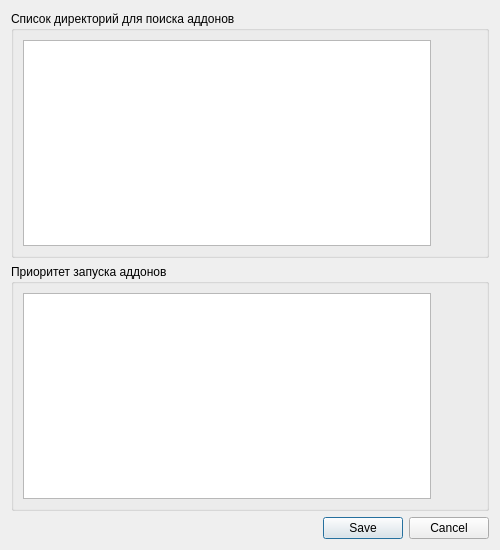
<?xml version="1.0" encoding="UTF-8"?>
<ui version="4.0">
 <class>addonsSettings</class>
 <widget class="QDialog" name="addonsSettings">
  <property name="geometry">
   <rect>
    <x>0</x>
    <y>0</y>
    <width>500</width>
    <height>550</height>
   </rect>
  </property>
  <property name="minimumSize">
   <size>
    <width>500</width>
    <height>550</height>
   </size>
  </property>
  <property name="windowTitle">
   <string>Настройки аддонов</string>
  </property>
  <layout class="QGridLayout" name="gridLayout">
   <item row="0" column="0">
    <widget class="QGroupBox" name="addonSearchDirectoriesBox">
     <property name="title">
      <string>Список директорий для поиска аддонов</string>
     </property>
     <layout class="QGridLayout" name="gridLayout_50">
      <item row="0" column="1">
       <layout class="QVBoxLayout" name="verticalLayout_43">
        <item>
         <widget class="QPushButton" name="addonSearchDirectories_add">
          <property name="icon">
           <iconset resource="pictures.qrc">
            <normaloff>:/myresources/IMG/file96.png</normaloff>:/myresources/IMG/file96.png</iconset>
          </property>
          <property name="iconSize">
           <size>
            <width>30</width>
            <height>30</height>
           </size>
          </property>
          <property name="autoDefault">
           <bool>false</bool>
          </property>
          <property name="default">
           <bool>false</bool>
          </property>
          <property name="flat">
           <bool>true</bool>
          </property>
         </widget>
        </item>
        <item>
         <widget class="QPushButton" name="addonSearchDirectories_del">
          <property name="icon">
           <iconset resource="pictures.qrc">
            <normaloff>:/myresources/IMG/delete82.png</normaloff>:/myresources/IMG/delete82.png</iconset>
          </property>
          <property name="iconSize">
           <size>
            <width>30</width>
            <height>30</height>
           </size>
          </property>
          <property name="flat">
           <bool>true</bool>
          </property>
         </widget>
        </item>
        <item>
         <spacer name="verticalSpacer_16">
          <property name="orientation">
           <enum>Qt::Vertical</enum>
          </property>
          <property name="sizeHint" stdset="0">
           <size>
            <width>20</width>
            <height>40</height>
           </size>
          </property>
         </spacer>
        </item>
       </layout>
      </item>
      <item row="0" column="0">
       <widget class="QListWidget" name="addonSearchDirectories"/>
      </item>
     </layout>
    </widget>
   </item>
   <item row="1" column="0">
    <widget class="QGroupBox" name="addonsPrioritiesBox">
     <property name="title">
      <string>Приоритет запуска аддонов</string>
     </property>
     <layout class="QGridLayout" name="gridLayout_51">
      <item row="0" column="0">
       <widget class="QListWidget" name="addonsPriorities"/>
      </item>
      <item row="0" column="1">
       <layout class="QVBoxLayout" name="verticalLayout_44">
        <item>
         <widget class="QPushButton" name="addonsPriorities_up">
          <property name="icon">
           <iconset resource="pictures.qrc">
            <normaloff>:/myresources/IMG/up177.png</normaloff>:/myresources/IMG/up177.png</iconset>
          </property>
          <property name="iconSize">
           <size>
            <width>30</width>
            <height>30</height>
           </size>
          </property>
          <property name="flat">
           <bool>true</bool>
          </property>
         </widget>
        </item>
        <item>
         <widget class="QPushButton" name="addonsPriorities_down">
          <property name="icon">
           <iconset resource="pictures.qrc">
            <normaloff>:/myresources/IMG/down177.png</normaloff>:/myresources/IMG/down177.png</iconset>
          </property>
          <property name="iconSize">
           <size>
            <width>30</width>
            <height>30</height>
           </size>
          </property>
          <property name="flat">
           <bool>true</bool>
          </property>
         </widget>
        </item>
        <item>
         <spacer name="verticalSpacer_17">
          <property name="orientation">
           <enum>Qt::Vertical</enum>
          </property>
          <property name="sizeHint" stdset="0">
           <size>
            <width>20</width>
            <height>40</height>
           </size>
          </property>
         </spacer>
        </item>
       </layout>
      </item>
     </layout>
    </widget>
   </item>
   <item row="2" column="0">
    <widget class="QDialogButtonBox" name="buttonBox">
     <property name="orientation">
      <enum>Qt::Horizontal</enum>
     </property>
     <property name="standardButtons">
      <set>QDialogButtonBox::Cancel|QDialogButtonBox::Save</set>
     </property>
    </widget>
   </item>
  </layout>
 </widget>
 <resources>
  <include location="pictures.qrc"/>
 </resources>
 <connections>
  <connection>
   <sender>buttonBox</sender>
   <signal>accepted()</signal>
   <receiver>addonsSettings</receiver>
   <slot>accept()</slot>
   <hints>
    <hint type="sourcelabel">
     <x>248</x>
     <y>254</y>
    </hint>
    <hint type="destinationlabel">
     <x>157</x>
     <y>274</y>
    </hint>
   </hints>
  </connection>
  <connection>
   <sender>buttonBox</sender>
   <signal>rejected()</signal>
   <receiver>addonsSettings</receiver>
   <slot>reject()</slot>
   <hints>
    <hint type="sourcelabel">
     <x>316</x>
     <y>260</y>
    </hint>
    <hint type="destinationlabel">
     <x>286</x>
     <y>274</y>
    </hint>
   </hints>
  </connection>
 </connections>
</ui>
